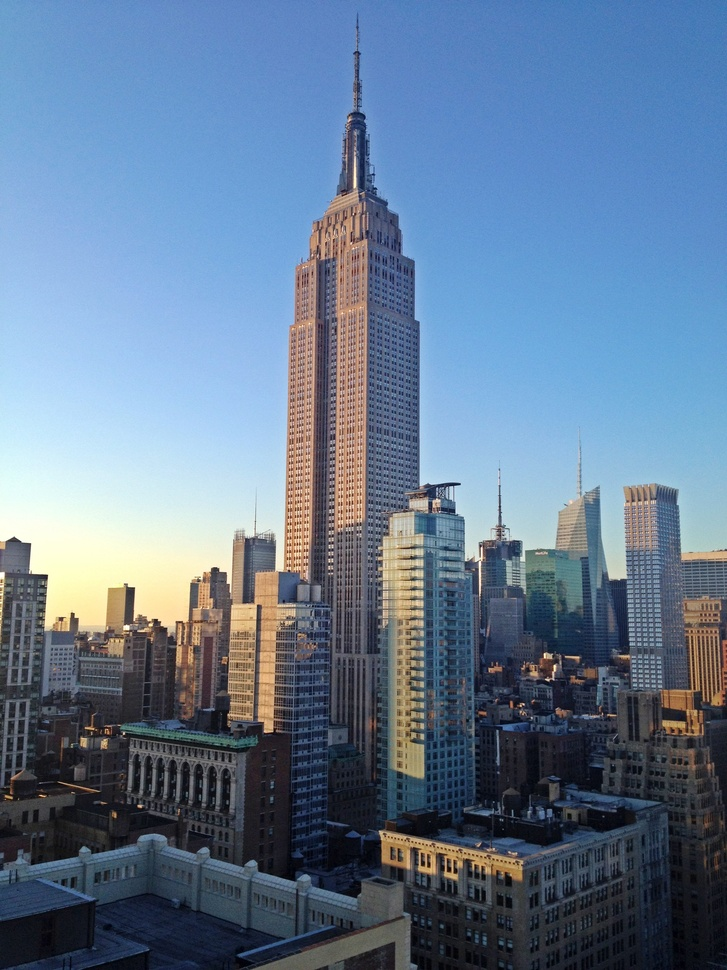
#> input picture empire.jpg, 727 x 970 px, shrunk from 2448 x 3264 before the run
$ python histogram.py
#> lines starting #> are read from the running program, lines starting #| are printed output that depends on the picture
'''
Created on Jan 5, 2015

@author: edwingsantos
'''

if __name__ == '__main__':
    pass

from PIL import Image
from pylab import *

im = array(Image.open('empire.jpg').convert('L'))
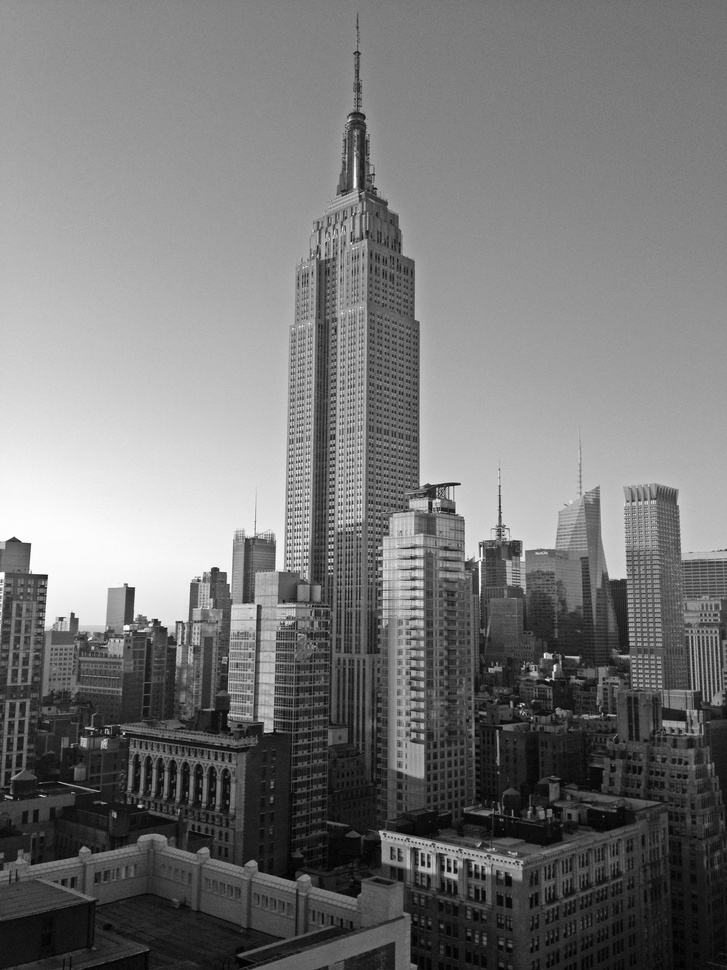
#> im: shape (970, 727); min 0, max 255, mean 118.6

figure()

gray()

contour(im, origin='image')
axis('equal')
axis('off')

figure()

hist(im.flatten(),128)
show()
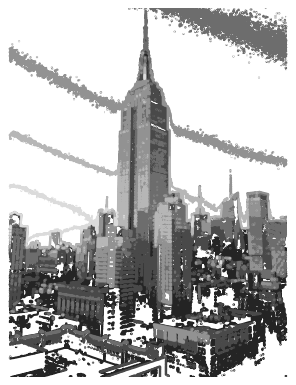
#> figure drawn by matplotlib, 1 panel
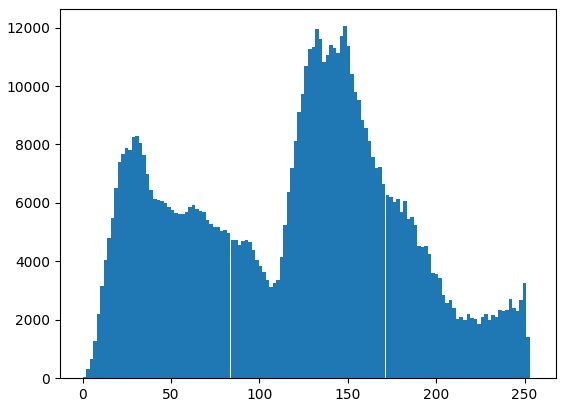
#> figure drawn by matplotlib, 1 panel; tallest bar 12047 high, from x = 147.4 to 149.4
